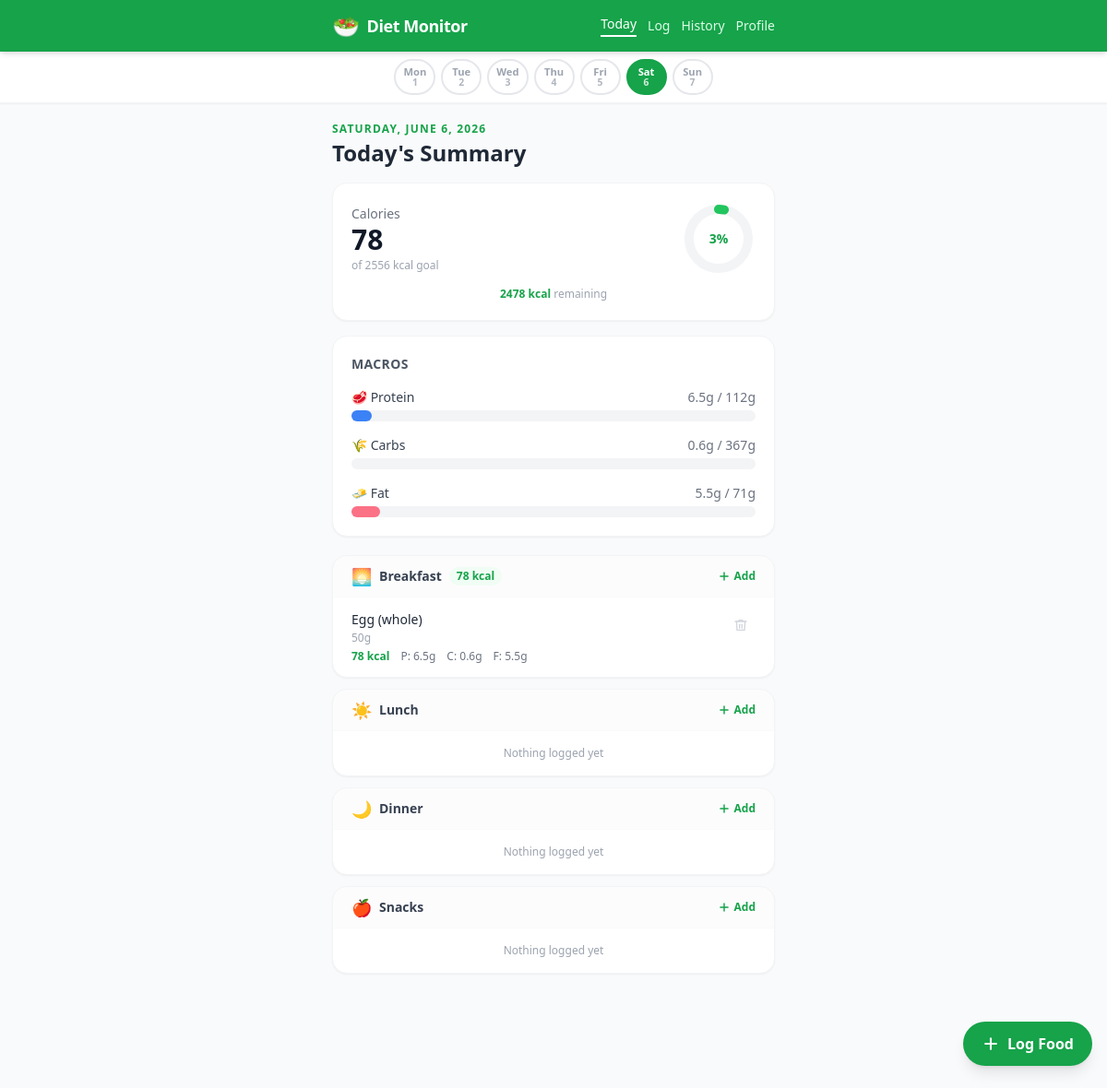
The page / on the database its author committed.
### tables this page shows
CREATE TABLE daily_goals (
                id       INTEGER PRIMARY KEY AUTOINCREMENT,
                calories REAL NOT NULL DEFAULT 2000,
                protein  REAL NOT NULL DEFAULT 150,
                carbs    REAL NOT NULL DEFAULT 250,
                fat      REAL NOT NULL DEFAULT 65
            );

CREATE TABLE food_logs (
                id             INTEGER PRIMARY KEY AUTOINCREMENT,
                date           TEXT    NOT NULL,
                food_name      TEXT    NOT NULL,
                calories       REAL    NOT NULL DEFAULT 0,
                protein        REAL    NOT NULL DEFAULT 0,
                carbs          REAL    NOT NULL DEFAULT 0,
                fat            REAL    NOT NULL DEFAULT 0,
                quantity_grams REAL    NOT NULL DEFAULT 100,
                logged_at      TEXT    NOT NULL DEFAULT (datetime('now'))
            , meal_type TEXT NOT NULL DEFAULT 'snacks');

### main.py (the view)
@app.get("/", response_class=HTMLResponse)
async def dashboard(request: Request):
    totals      = await database.get_today_totals()
    logs        = await database.get_today_logs()
    goals       = await database.get_goals()
    week_status = await database.get_week_status()
    profile     = await database.get_profile()
    return templates.TemplateResponse(
        request,
        "index.html",
        {
            "totals":       totals,
            "logs":         logs,
            "goals":        goals,
            "week_status":  week_status,
            "profile":      profile,
        },
    )

### templates/index.html (shortened to what this page needs)
{% extends "base.html" %}
{% block content %}
<div class="mb-4">
  <p class="text-xs font-semibold text-brand-600 uppercase tracking-widest" id="today-date"></p>
  <h1 class="text-2xl font-bold text-gray-800 mt-0.5">Today's Summary</h1>
</div>
<div class="bg-white rounded-2xl shadow-sm border border-gray-100 p-5 mb-4">
  <div class="flex items-center justify-between mb-3">
    <div>
      <p class="text-sm text-gray-500 font-medium">Calories</p>
      <p class="text-3xl font-bold text-gray-900" id="cal-consumed">{{ totals.calories | round(0) | int }}</p>
      <p class="text-xs text-gray-400 mt-0.5">of {{ goals.calories | int }} kcal goal</p>
    </div>
    <div class="relative w-20 h-20">
      <svg class="w-20 h-20 -rotate-90" viewBox="0 0 80 80">
        <circle cx="40" cy="40" r="32" fill="none" stroke="#f3f4f6" stroke-width="10"/>
        <circle cx="40" cy="40" r="32" fill="none" stroke="#22c55e" stroke-width="10"
          stroke-dasharray="201"
          stroke-dashoffset="{{ [0, (201 - (201 * [totals.calories, goals.calories] | min / goals.calories))] | max | round(1) }}"
          stroke-linecap="round"
          id="cal-arc"/>
      </svg>
      <span class="absolute inset-0 flex items-center justify-center text-sm font-bold text-brand-600" id="cal-pct">
        {{ pct(totals.calories, goals.calories) }}%
      </span>
    </div>
  </div>
  {% set remaining = goals.calories - totals.calories %}
  {% if remaining > 0 %}
  <p class="text-xs text-gray-400 text-center">
    <span class="font-semibold text-brand-600">{{ remaining | round(0) | int }} kcal</span> remaining
  </p>
  {% else %}
  <p class="text-xs text-center text-rose-500 font-semibold">
    Goal exceeded by {{ (remaining * -1) | round(0) | int }} kcal
  </p>
  {% endif %}
</div>
<div class="bg-white rounded-2xl shadow-sm border border-gray-100 p-5 mb-5 space-y-4">
  <h2 class="text-sm font-semibold text-gray-600 uppercase tracking-wide">Macros</h2>
  <div>
    <div class="flex justify-between text-sm mb-1">
      <span class="font-medium text-gray-700">🥩 Protein</span>
      <span class="text-gray-500">{{ totals.protein | round(1) }}g / {{ goals.protein | int }}g</span>
    </div>
    <div class="w-full bg-gray-100 rounded-full h-3">
      <div class="progress-bar bg-blue-500 h-3 rounded-full"
           style="width: {{ pct(totals.protein, goals.protein) }}%"></div>
    </div>
  </div>
  <div>
    <div class="flex justify-between text-sm mb-1">
      <span class="font-medium text-gray-700">🌾 Carbs</span>
      <span class="text-gray-500">{{ totals.carbs | round(1) }}g / {{ goals.carbs | int }}g</span>
    </div>
    <div class="w-full bg-gray-100 rounded-full h-3">
    </div>
  </div>
  <div>
    <div class="flex justify-between text-sm mb-1">
      <span class="font-medium text-gray-700">🧈 Fat</span>
      <span class="text-gray-500">{{ totals.fat | round(1) }}g / {{ goals.fat | int }}g</span>
    </div>
    <div class="w-full bg-gray-100 rounded-full h-3">
      <div class="progress-bar bg-rose-400 h-3 rounded-full"
           style="width: {{ pct(totals.fat, goals.fat) }}%"></div>
    </div>
  </div>
</div>
{% set meal_sections = [
  ('breakfast', '🌅', 'Breakfast'),
  ('lunch',     '☀️',  'Lunch'),
  ('dinner',    '🌙', 'Dinner'),
  ('snacks',    '🍎', 'Snacks'),
] %}
{% for meal_key, meal_icon, meal_label in meal_sections %}
  {% set meal_logs = logs | selectattr('meal_type', 'equalto', meal_key) | list %}
  {% set meal_calories = meal_logs | sum(attribute='calories') %}
  <div class="bg-white rounded-2xl shadow-sm border border-gray-100 overflow-hidden mb-3">
    <div class="flex items-center justify-between px-5 py-3 border-b border-gray-50 bg-gray-50/50">
      <div class="flex items-center gap-2">
        <span class="text-lg leading-none">{{ meal_icon }}</span>
        <h2 class="text-sm font-semibold text-gray-700">{{ meal_label }}</h2>
        {% if meal_logs %}
        <span class="text-xs text-brand-600 font-semibold bg-brand-50 rounded-full px-2 py-0.5">
          {{ meal_calories | round(0) | int }} kcal
        </span>
        {% endif %}
      </div>
      <a href="/log?meal={{ meal_key }}"
         class="text-xs font-semibold text-brand-600 hover:text-brand-800 transition-colors flex items-center gap-1">
        <svg xmlns="http://www.w3.org/2000/svg" class="w-3.5 h-3.5" viewBox="0 0 24 24" fill="none"
             stroke="currentColor" stroke-width="2.5" stroke-linecap="round" stroke-linejoin="round">
          <line x1="12" y1="5" x2="12" y2="19"/><line x1="5" y1="12" x2="19" y2="12"/>
        </svg>
        Add
      </a>
    </div>
    {% if meal_logs %}
    <ul class="divide-y divide-gray-50" id="meal-list-{{ meal_key }}">
      {% for log in meal_logs %}
      <li class="px-5 py-3.5 flex items-start justify-between gap-3" id="log-{{ log.id }}">
        <div class="flex-1 min-w-0">
          <p class="font-medium text-gray-800 truncate text-sm">{{ log.food_name }}</p>
          <p class="text-xs text-gray-400 mt-0.5">{{ log.quantity_grams | round(0) | int }}g</p>
          <div class="flex gap-3 mt-1 text-xs text-gray-500">
            <span class="text-brand-600 font-semibold">{{ log.calories | round(0) | int }} kcal</span>
            <span>P: {{ log.protein | round(1) }}g</span>
            <span>C: {{ log.carbs | round(1) }}g</span>
            <span>F: {{ log.fat | round(1) }}g</span>
          </div>
        </div>
        <button onclick="deleteLog({{ log.id }})"
                class="flex-shrink-0 p-2 text-gray-300 hover:text-rose-500 active:text-rose-600
                       transition-colors rounded-lg hover:bg-rose-50"
                aria-label="Delete">
          <svg xmlns="http://www.w3.org/2000/svg" class="w-4 h-4" viewBox="0 0 24 24" fill="none"
               stroke="currentColor" stroke-width="2" stroke-linecap="round" stroke-linejoin="round">
            <polyline points="3 6 5 6 21 6"/><path d="M19 6l-1 14H6L5 6"/>
            <path d="M10 11v6"/><path d="M14 11v6"/>
            <path d="M9 6V4h6v2"/>
          </svg>
        </button>
      </li>
      {% endfor %}
    </ul>
    {% else %}
    <div class="px-5 py-4 text-center" id="empty-{{ meal_key }}">
      <p class="text-gray-400 text-xs">Nothing logged yet</p>
    </div>
    {% endif %}
  </div>
{% endfor %}
{% endblock %}
{% block fab %}
<div class="fixed bottom-6 right-4 z-40">
  <a href="/log"
     class="flex items-center gap-2 bg-brand-600 hover:bg-brand-700 active:bg-brand-800
            text-white font-semibold rounded-full px-5 py-3 shadow-lg transition-colors">
    <svg xmlns="http://www.w3.org/2000/svg" class="w-5 h-5" viewBox="0 0 24 24" fill="none"
         stroke="currentColor" stroke-width="2.5" stroke-linecap="round" stroke-linejoin="round">
      <line x1="12" y1="5" x2="12" y2="19"/><line x1="5" y1="12" x2="19" y2="12"/>
    </svg>
    Log Food
  </a>
</div>
{% endblock %}

### templates/base.html (style rules this page uses)
.progress-bar { transition: width 0.6s ease; }
* { -webkit-tap-highlight-color: transparent; }

### rows shown on the page
daily_goals: calories "2556", calories "3", protein "112", carbs "367", fat "71"
food_logs: food_name "Egg (whole)", quantity_grams "50", calories "78", protein "6.5", carbs "0.6", fat "5.5"

### other values the page prints
{{ totals.calories | round(0) | int }} "78"
{{ remaining | round(0) | int }} "2478"
{{ totals.protein | round(1) }} "6.5"
{{ totals.carbs | round(1) }} "0.6"
{{ totals.fat | round(1) }} "5.5"
{{ meal_icon }} "🌅" "☀️" "🌙" "🍎"
{{ meal_label }} "Breakfast" "Lunch" "Dinner" "Snacks"
{{ meal_calories | round(0) | int }} "78"
